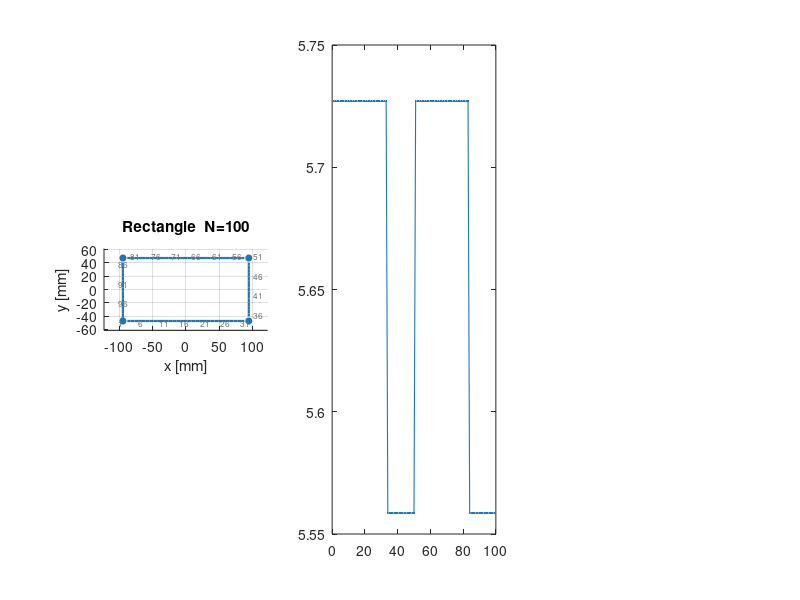

The MATLAB source for this figure: (Note: this script raises an error after producing the figure.)
% generate_rectangle.m
% =========================================================================
% Generates a centered rectangle cross-section and saves it as a .mat file
% ready to be loaded by the Python optimizer.
%
% Geometry:
%   - Rectangle centered at the origin
%   - CCW traversal starting at the bottom-left corner
%   - Four straight segments, no corner rounding
%
% Output .mat fields  (must match what loadData() expects):
%   nodesCoords   [N x 3]  double  - (x, y, 0) in mm, row = one node
%   connectivity  [N x 2]  double  - 1-based edge pairs, closed loop
%                                  edge k connects node k -> node k+1
%                                  last edge connects node N -> node 1
%
% Node ordering:
%   Starts at bottom-left corner and walks CCW:
%     bottom edge  : (-W/2,-H/2) -> (+W/2,-H/2)
%     right edge   : (+W/2,-H/2) -> (+W/2,+H/2)
%     top edge     : (+W/2,+H/2) -> (-W/2,+H/2)
%     left edge    : (-W/2,+H/2) -> (-W/2,-H/2)
%
% Dependencies: none (core MATLAB only)
%
% Francisco Arriscado / FEUP / 2026
% =========================================================================

clear; clc; close all;

%% ======================== USER PARAMETERS ================================

W        = 2*94.496;     % [mm] Total width  (x-direction)
H        = 94.496;     % [mm] Total height (y-direction)
n_total  = 100;    % Total node count, split proportionally across the 4 sides

outputFile = 'partition_data_rectangle.mat';

% Optional overrides (leave as 0 to use the automatic split)
n_h_override = 0;  % nodes on each horizontal side
n_v_override = 0;  % nodes on each vertical side


%% ======================== INPUT VALIDATION ===============================

assert(W > 0 && H > 0, 'W and H must be positive.');
assert(n_total >= 8,   'n_total should be at least 8 (2 nodes per side).');

if mod(n_total, 2) ~= 0
    warning('n_total must be even for paired horizontal/vertical counts. Rounding up to %d.', n_total + 1);
    n_total = n_total + 1;
end


%% ======================== ARC-LENGTH PROPORTIONAL SPLIT ==================
% Each side has a length:
%   horizontal side : L_h = W
%   vertical side   : L_v = H
% There are two of each.

L_h     = W;
L_v     = H;
L_total = 2 * (L_h + L_v);

if n_h_override > 0 && n_v_override > 0
    n_h = n_h_override;
    n_v = n_v_override;
    n_total = 2 * n_h + 2 * n_v;
    fprintf('Using manual split: n_h=%d, n_v=%d  (total=%d)\n', n_h, n_v, n_total);
else
    n_pairs_total = n_total / 2;    % one pair for horizontals, one for verticals
    n_h = max(2, round(n_pairs_total * L_h / (L_h + L_v)));
    n_v = max(2, n_pairs_total - n_h);

    % Enforce a minimum of 2 nodes per side while preserving the pair total.
    if n_h < 2
        n_h = 2;
        n_v = n_pairs_total - n_h;
    elseif n_v < 2
        n_v = 2;
        n_h = n_pairs_total - n_v;
    end

    if n_h < 2 || n_v < 2
        error('Automatic split produced fewer than 2 nodes on one side. Increase n_total.');
    end

    n_total = 2 * n_h + 2 * n_v;
    fprintf('Arc-length split: n_h=%d, n_v=%d  (total=%d)\n', n_h, n_v, n_total);
end

seg_labels  = {'bottom','right','top','left'};
seg_lengths = [L_h, L_v, L_h, L_v];
seg_counts  = [n_h, n_v, n_h, n_v];


%% ======================== SEGMENT GENERATORS =============================
% Straight segment: p_start -> p_end, n nodes [n x 2]
% Includes the START point and excludes the END point so junctions are not
% duplicated when the four segments are concatenated.

seg_straight = @(ps, pe, n) ps + (linspace(0, 1, n + 1)' * (pe - ps));
trim = @(pts) pts(1:end-1, :);


%% ======================== NODE GENERATION ================================
% CCW traversal starting at the bottom-left corner.

p1s = [-W/2, -H/2];
p1e = [ W/2, -H/2];
seg1 = trim(seg_straight(p1s, p1e, n_h));

p2s = [ W/2, -H/2];
p2e = [ W/2,  H/2];
seg2 = trim(seg_straight(p2s, p2e, n_v));

p3s = [ W/2,  H/2];
p3e = [-W/2,  H/2];
seg3 = trim(seg_straight(p3s, p3e, n_h));

p4s = [-W/2,  H/2];
p4e = [-W/2, -H/2];
seg4 = trim(seg_straight(p4s, p4e, n_v));

xy = [seg1; seg2; seg3; seg4];

nodesCoords = [xy, zeros(size(xy, 1), 1)];
N = size(nodesCoords, 1);

assert(N == n_total, ...
    'Node count mismatch: expected %d, assembled %d.', n_total, N);


%% ======================== CONNECTIVITY ===================================

connectivity = [(1:N)', [2:N, 1]'];


%% ======================== SEGMENT BOUNDARY INDICES =======================

seg_start_idx = cumsum([1, n_h, n_v, n_h]);


%% ======================== QUALITY CHECKS =================================

dx    = diff(nodesCoords([1:end, 1], 1));
dy    = diff(nodesCoords([1:end, 1], 2));
edgeL = sqrt(dx.^2 + dy.^2);

perimeter   = sum(edgeL);
mean_edge   = mean(edgeL);
std_edge    = std(edgeL);
cv_edge     = std_edge / mean_edge;
expected_perim = 2 * (W + H);
perim_err      = abs(perimeter - expected_perim);

fprintf('\n--- Quality Report ---\n');
fprintf('Dimensions    : W=%.1f mm, H=%.1f mm\n', W, H);
fprintf('Nodes         : %d\n', N);
fprintf('Perimeter     : %.4f mm  (expected %.4f mm, error %.2e mm)\n', ...
    perimeter, expected_perim, perim_err);
fprintf('Mean edge len : %.4f mm\n', mean_edge);
fprintf('Std  edge len : %.4f mm\n', std_edge);
fprintf('CV (std/mean) : %.4f     (< 0.3 recommended)\n', cv_edge);

fprintf('\nPer-segment spacing:\n');
fprintf('  %-12s  nodes  arc_len [mm]  mean_edge [mm]\n', 'Segment');
fprintf('  %s\n', repmat('-', 1, 56));
cumN = 0;
for k = 1:4
    nk  = seg_counts(k);
    lk  = seg_lengths(k);
    idx = cumN + (1:nk);
    ek  = edgeL(idx);
    fprintf('  %-12s  %5d  %12.3f  %13.4f\n', seg_labels{k}, nk, lk, mean(ek));
    cumN = cumN + nk;
end

fprintf('\nJunction continuity:\n');
junctions = [
    -W/2, -H/2;
     W/2, -H/2;
     W/2,  H/2;
    -W/2,  H/2
];

for k = 1:4
    actual_xy = nodesCoords(seg_start_idx(k), 1:2);
    gap = norm(actual_xy - junctions(k, :));
    fprintf('  Corner %d gap = %.2e mm\n', k, gap);
end

centroid = mean(nodesCoords(:, 1:2));
fprintf('Centroid      : (%.4f, %.4f) mm  (expected approximately (0, 0))\n', ...
    centroid(1), centroid(2));


%% ======================== SAVE ===========================================

save(outputFile, 'nodesCoords', 'connectivity');
fprintf('\nSaved -> %s\n', outputFile);
fprintf('Fields: nodesCoords [%d x 3], connectivity [%d x 2]\n', N, N);


%% ======================== PLOTS ==========================================

figure('Name', 'Rectangle geometry check', 'Position', [100 100 1200 400]);

type_color = struct();
type_color.side = [0.12 0.47 0.71];
type_color.corner = [0.84 0.15 0.16];

% --- 1. Shape with node labels -------------------------------------------
subplot(1, 3, 1);
hold on; axis equal; grid on;

cumN = 0;
for k = 1:4
    nk = seg_counts(k);
    idx = cumN + (1:nk);
    next_start = mod(cumN + nk, N) + 1;
    idx_closed = [idx, next_start];
    plot(nodesCoords(idx_closed, 1), nodesCoords(idx_closed, 2), ...
        '-', 'Color', type_color.side, 'LineWidth', 1.6);
    scatter(nodesCoords(cumN + 1, 1), nodesCoords(cumN + 1, 2), ...
        36, type_color.side, 'filled', 'MarkerEdgeColor', 'w', 'LineWidth', 0.5);
    cumN = cumN + nk;
end

step = max(1, floor(N / 20));
for k = 1:step:N
    text(nodesCoords(k, 1) * 1.07, nodesCoords(k, 2) * 1.07, num2str(k), ...
        'FontSize', 6, 'Color', [0.45 0.45 0.45]);
end

title(sprintf('Rectangle  N=%d', N));
xlabel('x [mm]'); ylabel('y [mm]');
xlim([-W/2 * 1.3, W/2 * 1.3]);
ylim([-H/2 * 1.3, H/2 * 1.3]);


% --- 2. Edge length profile ----------------------------------------------
subplot(1, 3, 2);
plot(1:N, edgeL, '.-', 'MarkerSize', 4, 'LineWidth', 0.8, ...
    'Color', type_color.side);
hold on;

cumN = 0;
for k = 1:4
    nk = seg_counts(k);
    xline(cumN + 0.5, ':', 'Color', [0.6 0.6 0.6], 'LineWidth', 0.6);
    cumN = cumN + nk;
end

yline(mean_edge, 'k--', sprintf('mean=%.2f mm', mean_edge), ...
    'LabelHorizontalAlignment', 'left', 'FontSize', 7);
xlabel('Edge index');
ylabel('Length [mm]');
title('Edge length profile');
grid on;
ylim([0, max(edgeL) * 1.3]);
xlim([1, N]);


% --- 3. Approximate RoC preview (finite-difference) ----------------------
subplot(1, 3, 3);

wrap2 = @(v) [v(end, :); v; v(1, :)];
nw = wrap2(nodesCoords(:, 1:2));
d1 = nw(3:end, :) - nw(1:end-2, :);
d2 = nw(3:end, :) - 2 * nw(2:end-1, :) + nw(1:end-2, :);
cross_z = d1(:, 1) .* d2(:, 2) - d1(:, 2) .* d2(:, 1);
kappa   = abs(cross_z) ./ ((d1(:, 1).^2 + d1(:, 2).^2).^(3/2) + 1e-12);
RoC_approx = min(max(1 ./ kappa, 5), 1221.95);

semilogy(1:N, RoC_approx, '.-', 'MarkerSize', 4, 'LineWidth', 0.8, ...
    'Color', type_color.side);
hold on;

cumN = 0;
for k = 1:4
    nk = seg_counts(k);
    xline(cumN + 0.5, ':', 'Color', [0.6 0.6 0.6], 'LineWidth', 0.6);
    cumN = cumN + nk;
end

yline(5,       'r--', 'min clamp (5 mm)', 'FontSize', 7, ...
    'LabelHorizontalAlignment', 'left');
yline(1221.95, 'r--', 'flat transition', 'FontSize', 7, ...
    'LabelHorizontalAlignment', 'left');
xlabel('Node index');
ylabel('RoC [mm]  (log scale)');
title('Approx. RoC  (FD, not spline)');
grid on;
ylim([3, 3e3]);
xlim([1, N]);

sgtitle(sprintf('Rectangle: W=%.0f  H=%.0f mm  |  N=%d  |  perimeter=%.1f mm', ...
    W, H, N, perimeter));

fprintf('\nPlot rendered. Checks to confirm:\n');
fprintf('  - Contour is centered at the origin\n');
fprintf('  - Node order is CCW starting at the bottom-left corner\n');
fprintf('  - Edge lengths are roughly uniform within each side type\n');
fprintf('\nTo use: set dataFileName = ''%s'' in the optimizer.\n', outputFile);
